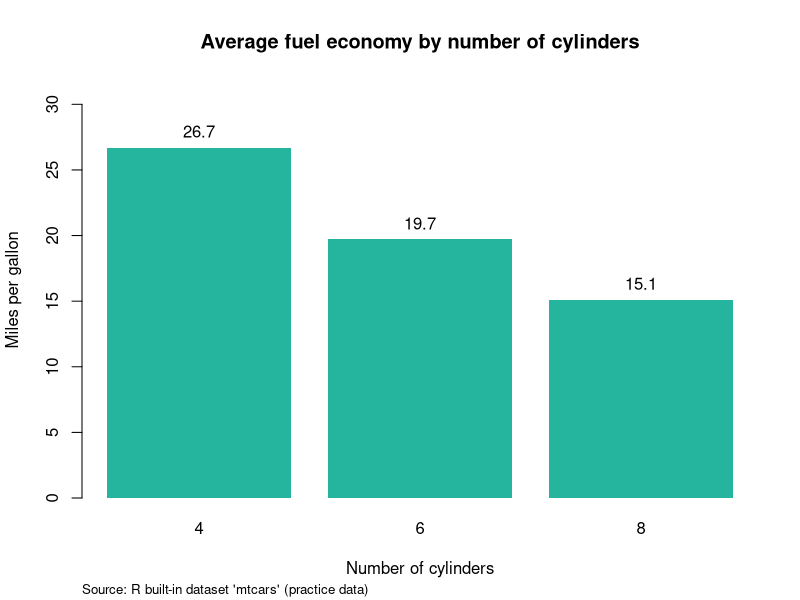

The R script that drew this image:
# example_analysis.R
# -----------------------------------------------------------------------------
# A small practice script for the NEF GitHub session.
#
# It uses 'mtcars', a dataset that comes built into R, so there is no real
# data here and nothing sensitive. The numbers are for practice only and do
# not say anything about NEF's research.
#
# What it does:
#   1. Looks at the built-in 'mtcars' dataset (32 car models from 1974)
#   2. Works out the average fuel economy for cars with 4, 6 and 8 cylinders
#   3. Draws a simple bar chart of those averages
# -----------------------------------------------------------------------------


# --- Settings ----------------------------------------------------------------
# Things you might want to change are all in this section.

chart_title  <- "Average fuel economy by number of cylinders"
x_label      <- "Number of cylinders"
y_label      <- "Miles per gallon"
bar_colour   <- "#25B49E"   # NEF teal


# --- Prepare the data --------------------------------------------------------

# Take a first look at the data
head(mtcars)

# Average miles per gallon (mpg) for each cylinder group
average_mpg <- tapply(mtcars$mpg, mtcars$cyl, mean)

# Round to one decimal place so the labels are tidy
average_mpg <- round(average_mpg, 1)

# Show the result in the console
print(average_mpg)


# --- Draw the chart ----------------------------------------------------------

bar_positions <- barplot(
  average_mpg,
  main   = chart_title,
  xlab   = x_label,
  ylab   = y_label,
  col    = bar_colour,
  border = NA,
  ylim   = c(0, max(average_mpg) + 5)
)

# Add the value above each bar
text(
  x      = bar_positions,
  y      = average_mpg,
  labels = average_mpg,
  pos    = 3
)

# Add a source line under the chart
mtext("Source: R built-in dataset 'mtcars' (practice data)",
      side = 1, line = 4, adj = 0, cex = 0.8)
